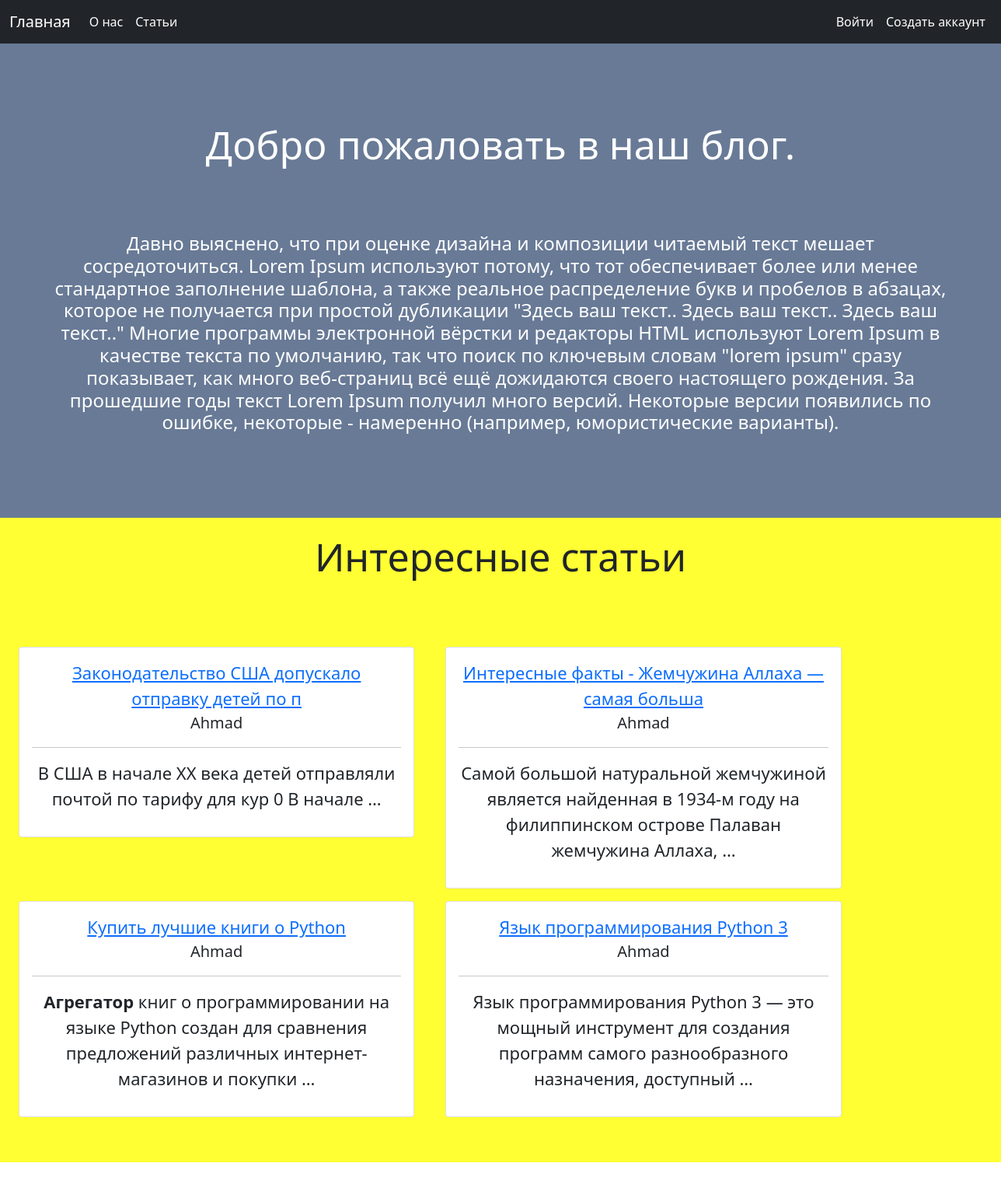
The page / on the database its author committed.
### article/models.py (models this page shows, shortened)
class Article(models.Model):
    author = models.ForeignKey("auth.User", on_delete=models.CASCADE, verbose_name='Автор')
    title = models.CharField(max_length=50, verbose_name='Названия')
    content = RichTextField(verbose_name='Содержание')
    created_date = models.DateTimeField(auto_now_add=True, verbose_name='Дата создания')
    article_photo = models.FileField(blank = True, null = True, verbose_name="Добавить приложение")
    category     = models.CharField(max_length=50, verbose_name='Категория')
    class Meta:
        ordering = ['-created_date']

### article/views.py (the view)
# urls.py: path('', views.index, name='index'),
def index(request):
    keyword = request.GET.get('keyword')
    if keyword:
        articles = Article.objects.filter(title__contains=keyword)
        return render(request, "index.html", {"articles":articles})
    articles = Article.objects.all()
    articles = Article.objects.all()
    return render(request, "index.html", {"articles":articles})

### templates/index.html
{% extends "layout.html" %}
{% load static %}
{% block content %}
<div class='mainz'>
    <h1>Добро пожаловать в наш блог.</h1><br>
    <h4>Давно выяснено, что при оценке дизайна и композиции читаемый текст мешает сосредоточиться. Lorem Ipsum используют потому, что тот обеспечивает более или менее стандартное заполнение шаблона, а также реальное распределение букв и пробелов в абзацах, которое не получается при простой дубликации "Здесь ваш текст.. Здесь ваш текст.. Здесь ваш текст.." Многие программы электронной вёрстки и редакторы HTML используют Lorem Ipsum в качестве текста по умолчанию, так что поиск по ключевым словам "lorem ipsum" сразу показывает, как много веб-страниц всё ещё дожидаются своего настоящего рождения. За прошедшие годы текст Lorem Ipsum получил много версий. Некоторые версии появились по ошибке, некоторые - намеренно (например, юмористические варианты).
</h4>
</div>
<div class='artcat'>
<h1>Интересные статьи</h1>
</div>
<div class='rowzz'>
<div class="row">
{% for article in articles %}
<div class="col-5 m-2">
    <div id="card2" class="card">
        <div class="card-body">
                    <a href = "{% url 'article:detail' article.id %}">{{article.title}}</a>
                    <p class="lead">
                    <b>{{article.author.username}}</b>
                    </p>
                    <hr>
                    <p class="lead">{{article.content|safe|truncatewords:15}}</p>
            </div>
            </div>
            </div>
        {% endfor %}
        </div>
        </div>
{% endblock content %}

### static/css/style.css (style rules this page uses)
.mainz { color:white; margin-left: -120px; margin-right: -120px; margin-top: -100px; text-align: center; font-size: 22px; padding: 100px; }
.mainz, h1 { font-size: 50px; }
.mainz, h4 { background-color: #687a96; }
.artcat { background-color: #ff3; margin-left: -120px; margin-right: -120px; text-align: center; font-size: 22px; padding: 20px; }
.rowzz { background-color: #ff3; margin-left: -120px; margin-right: -120px; text-align: center; font-size: 22px; padding: 50px; }

### rows shown on the page
Article: title "Законодательство США допускало отправку детей по п", author.username "Ahmad", content "В США в начале ХХ века детей отправляли почтой по тарифу для кур 0 В начале …"
Article: title "Интересные факты - Жемчужина Аллаха — самая больша", author.username "Ahmad", content "Самой большой натуральной жемчужиной является найденная в 1934-м году на филиппинском острове Палаван жемчужина Аллаха, …"
Article: title "Купить лучшие книги о Python", author.username "Ahmad", content "Агрегатор книг о программировании на языке Python создан для сравнения предложений различных интернет-магазинов и покупки …"
Article: title "Язык программирования Python 3", author.username "Ahmad", content "Язык программирования Python 3 — это мощный инструмент для создания программ самого разнообразного назначения, доступный …"
